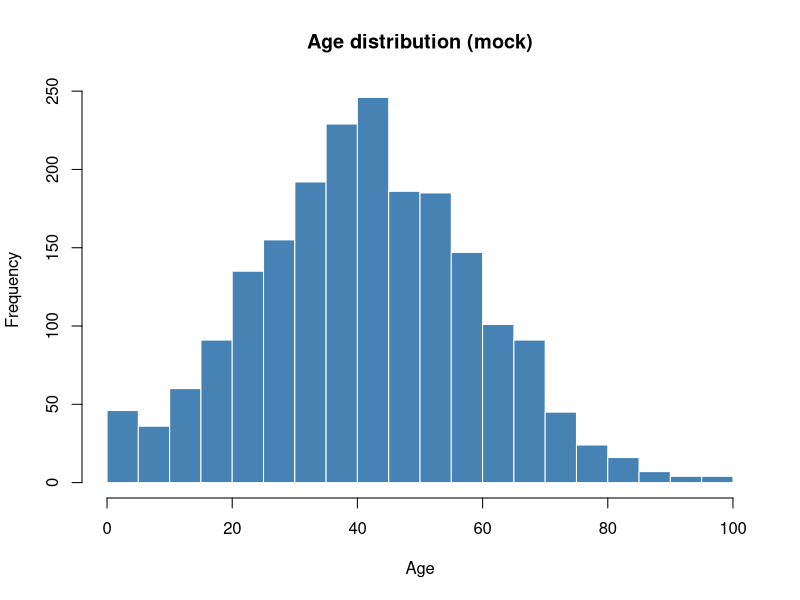
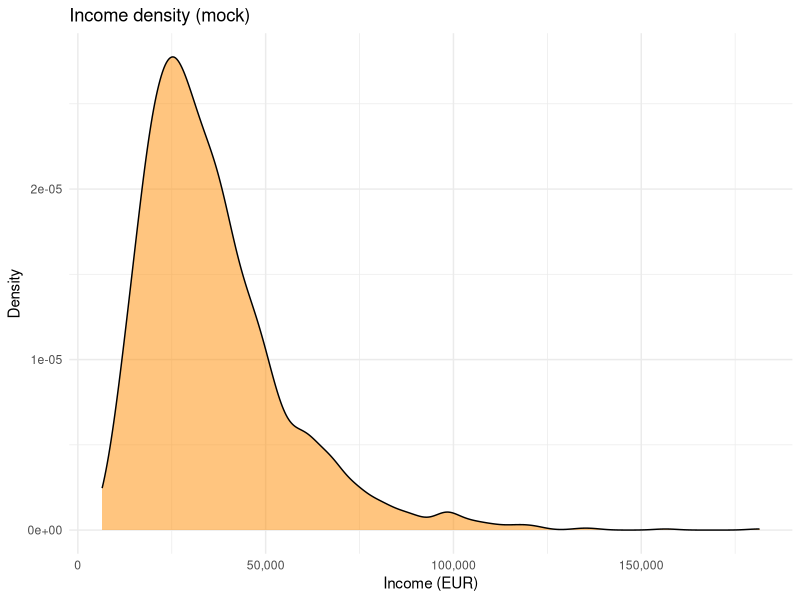
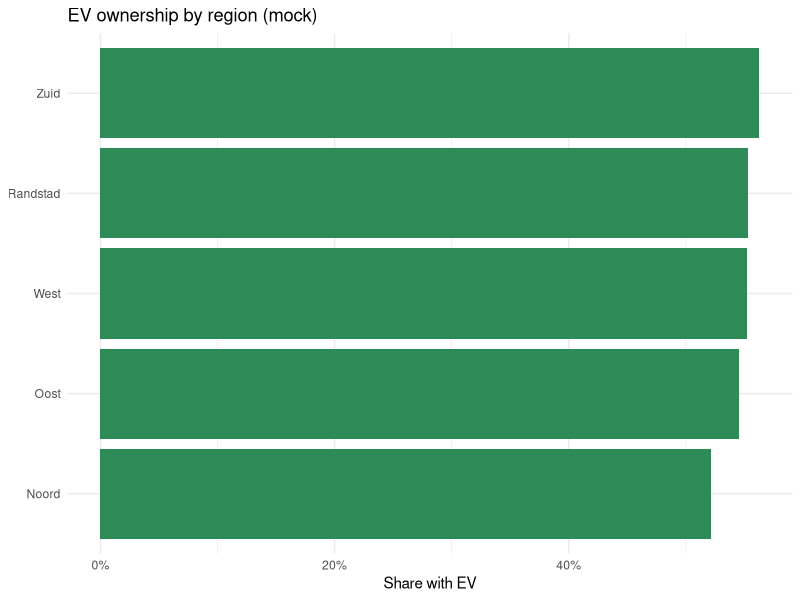
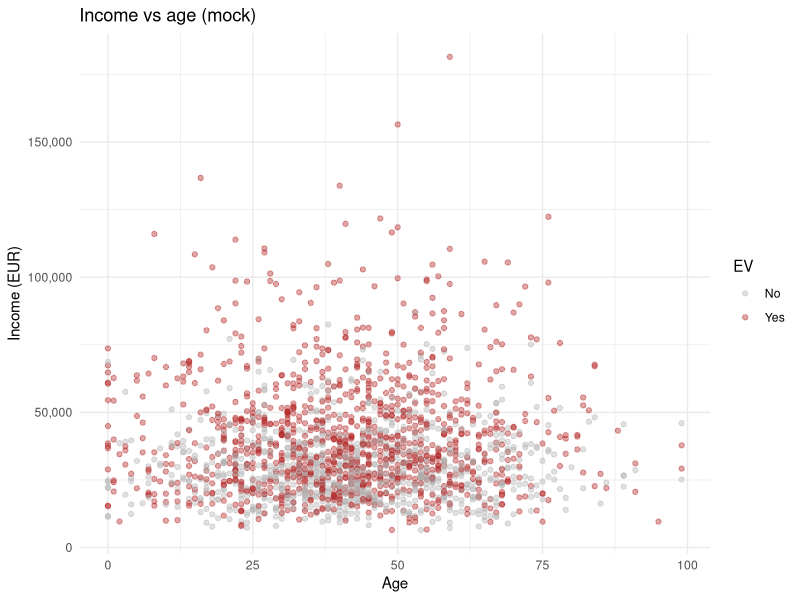

These figures' R source, in order:
# dev/demo_plot.R - mock plots to test the VSCode httpgd plot viewer.
#
# In VSCode: open an R terminal, then source this file (Ctrl+Shift+S) or run
# it line by line. Each plot appears in the Plots tab; use the < > arrows in
# that tab to page through all four.

library(data.table)
library(ggplot2)

set.seed(42)

# Mock "population" sample (no simulation engine needed - just illustrative)
n <- 2000L
dt <- data.table(
  age    = pmin(pmax(round(rnorm(n, 42, 18)), 0L), 99L),
  income = round(rlnorm(n, log(32000), 0.5)),
  region = sample(c("Noord", "Oost", "Zuid", "West", "Randstad"), n,
                  replace = TRUE, prob = c(1, 1, 1.2, 1.1, 2.5)),
  ev     = NA
)
dt[, ev := rbinom(.N, 1L, plogis((income - 30000) / 25000))]

# 1. Base R histogram
hist(dt[, age], breaks = 30, col = "steelblue", border = "white",
     main = "Age distribution (mock)", xlab = "Age")

# 2. ggplot - income density (note: print() so it renders when sourced)
p2 <- ggplot(dt, aes(income)) +
  geom_density(fill = "darkorange", alpha = 0.5) +
  scale_x_continuous(labels = scales::comma) +
  labs(title = "Income density (mock)", x = "Income (EUR)", y = "Density") +
  theme_minimal()
print(p2)

# 3. ggplot - EV ownership rate by region
rate <- dt[, .(ev_rate = mean(ev)), by = region][order(-ev_rate)]
p3 <- ggplot(rate, aes(reorder(region, ev_rate), ev_rate)) +
  geom_col(fill = "seagreen") +
  scale_y_continuous(labels = scales::percent) +
  coord_flip() +
  labs(title = "EV ownership by region (mock)", x = NULL, y = "Share with EV") +
  theme_minimal()
print(p3)

# 4. ggplot - income vs age, coloured by EV
p4 <- ggplot(dt, aes(age, income, colour = factor(ev))) +
  geom_point(alpha = 0.4) +
  scale_y_continuous(labels = scales::comma) +
  scale_colour_manual(values = c("0" = "grey70", "1" = "firebrick"),
                      name = "EV", labels = c("No", "Yes")) +
  labs(title = "Income vs age (mock)", x = "Age", y = "Income (EUR)") +
  theme_minimal()
print(p4)

# Tip: this data.table is now in your global environment - look at the
# R "Workspace" panel (R icon in the Activity Bar) and click `dt` to open
# the grid data viewer. Or run:  View(dt)
cat("Done - 4 plots sent to the Plots tab. `dt` is in your workspace.\n")
